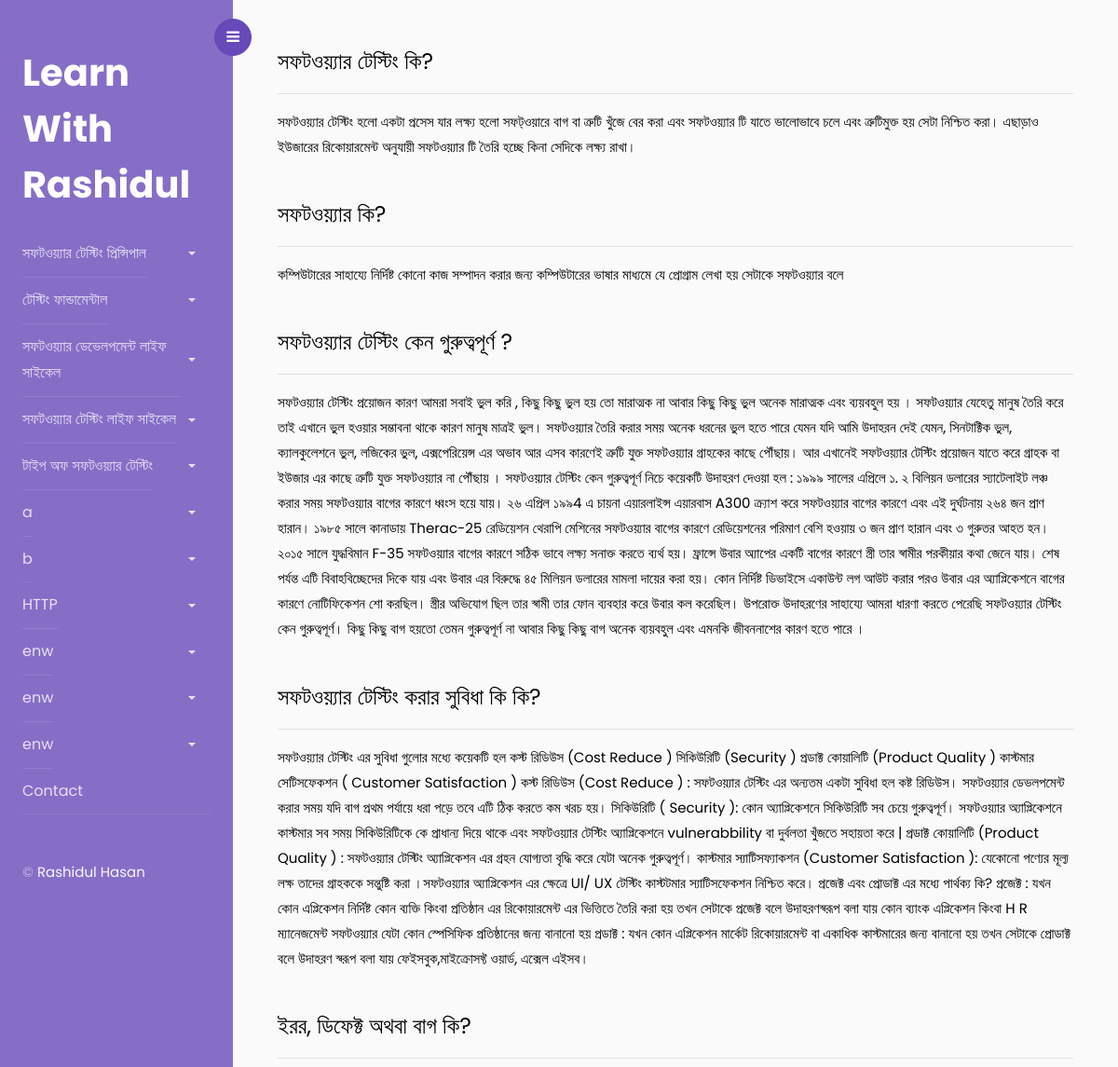
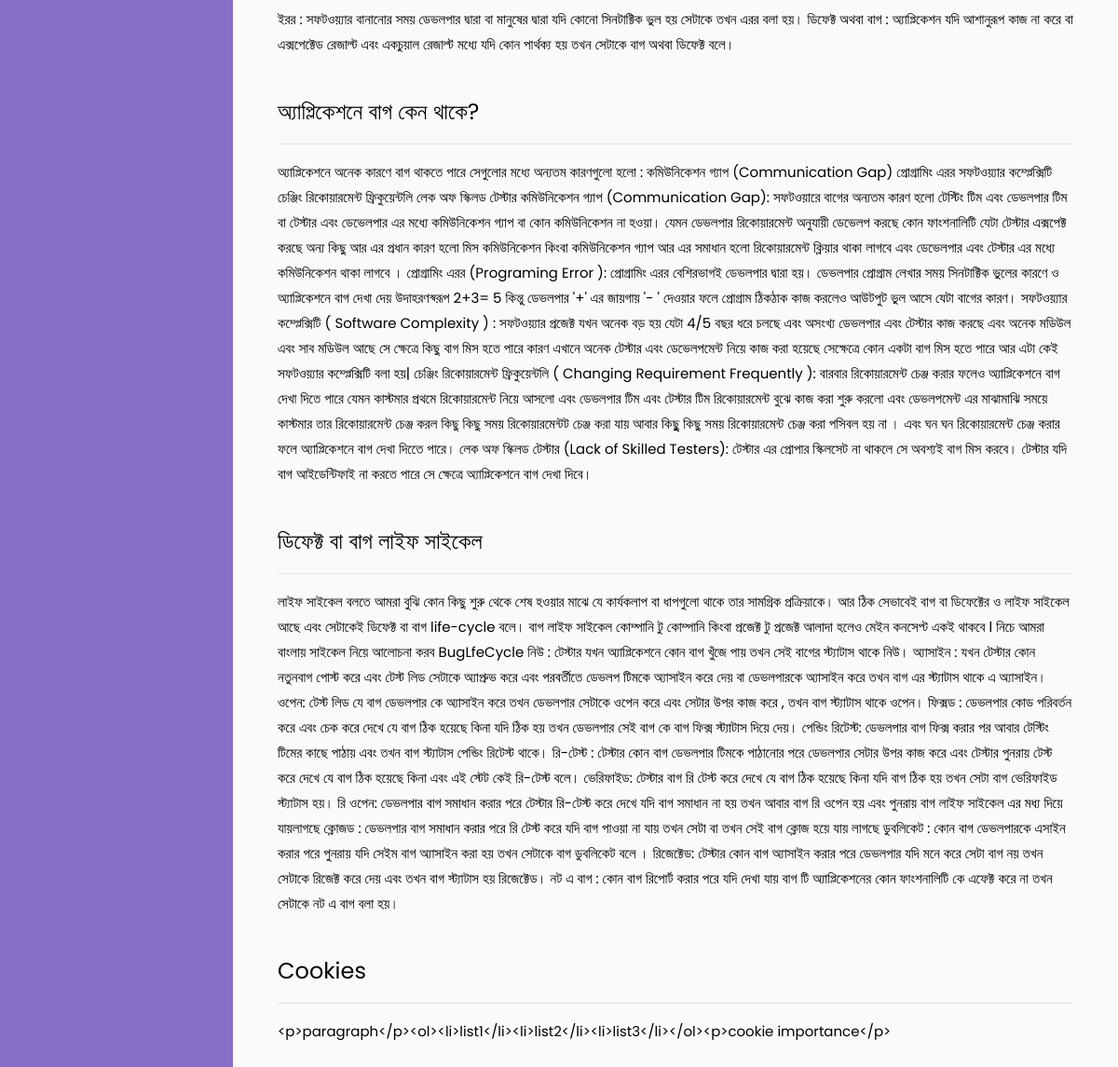
Screenshot of /topic/2 with the database file from the repository (2 pictures, top to bottom).
### Blog/models.py (models this page shows)
class Topic(models.Model):
    subject = models.ForeignKey(
        Subject, on_delete=models.CASCADE, default=1)
    title = models.CharField(max_length=250, blank=False)
    def __str__(self):
        return self.title
    def get_absolute_url(self):
        return reverse("Topic_view", kwargs={"topic_id": self.id})

class Content(models.Model):
    topic = models.ForeignKey(Topic, on_delete=models.CASCADE)
    subject = models.ForeignKey(Subject, on_delete=models.CASCADE)
    sub_title = models.CharField(max_length=250, blank=False)
    content = models.TextField(max_length=5000, blank=False)
    published_date = models.DateField(auto_now=True)
    def __str__(self):
        return self.sub_title
    def get_absolute_url(self):
        return reverse("blog", kwargs={"blog_id": self.id})

### Blog/views.py (the view)
# urls.py: path('topic/<int:topic_id>', Topic_view, name='Topic_view')
def Topic_view(request, topic_id):
    title = []
    sub_title = []
    for item in Topic.objects.all():
        title.append(item)
        sub_title.append(Content.objects.filter(topic__title=item))
    try:
        item = get_object_or_404(Topic, id=topic_id)
    except:
        return render(request, 'Blog/Pagenotfound.html')
    Contents = Content.objects.filter(topic=item)
    context = {
        'titles': title,
        'sub_titles': sub_title,
        "Contents": Contents
    }
    if len(Contents) <= 0:
        return render(request, 'Blog/Notopic.html', context)
    return render(request, 'Blog/Topic.html', context)

### Blog/templatetags/index.py (called while the page is built)
@register.filter
def index(list, index):
    return list[index]

### Blog/templates/Blog/topic.html (shortened to what this page needs)
{% extends './base.html' %}
{% block content %}
<div class="wrapper d-flex align-items-stretch">
{% include './nav.html' %}
<div id="content" class="p-4 p-md-5 pt-5">
    {% for item in Contents %}
    <div data-aos="fade-right" id="whatistesting">
      <h4>{{item.sub_title}}</h4>
        <hr />
          <p>{{item.content}}</p>
        <br />
    </div>
    {% endfor %}
  </div>
</div>
{% endblock content %}

### Blog/templates/Blog/nav.html (shortened to what this page needs)
{% load index %} {% block content %}
<nav id="sidebar">
  <div class="custom-menu">
    <button type="button" id="sidebarCollapse" class="btn btn-primary">
      <i class="fa fa-bars"></i>
    </button>
  </div>
  <div class="p-4 pt-5">
    <h1><a href="index.html" class="logo">Learn With Rashidul</a></h1>
    <ul class="list-unstyled components mb-5" id="component2">
      {% for title in titles %}
      <li style="display: flex; justify-content: space-between">
        <a href="{{title.get_absolute_url}}" style="display: inline"
          >{{title}}</a
        >
      </li>
      {% endfor %}
      <li>
        <a href="#">Contact</a>
      </li>
    </ul>
    <div class="footer">
      <p>
        &copy;
        <a target="_blank" class="text-light" href="https://rashidulhasan.me/"
          >Rashidul Hasan</a
        >
      </p>
    </div>
  </div>
</nav>
{% endblock content %}

### rows the page displays
Topic: title "সফটওয়্যার টেস্টিং প্রিন্সিপাল"
Topic: title "টেস্টিং ফান্ডামেন্টাল"
Topic: title "সফটওয়্যার ডেভেলপমেন্ট লাইফ সাইকেল"
Topic: title "সফটওয়্যার টেস্টিং লাইফ সাইকেল"
Topic: title "টাইপ অফ সফটওয়্যার টেস্টিং"
Topic: title "a"
Topic: title "b"
Topic: title "HTTP"
Topic: title "enw"
Topic: title "enw"
Topic: title "enw"
Content: sub_title "সফটওয়্যার টেস্টিং কি?", content "সফটওয়্যার টেস্টিং হলো একটা প্রসেস যার লক্ষ্য হলো সফট্ওয়ারে বাগ বা ত্রুটি খুঁজে বের করা এবং সফটওয়্যার টি যাতে ভালোভাবে চলে এবং ত্রুটিমুক্ত হয় সেটা নিশ্চিত করা। এছাড়াও ইউজারের রিকোয়ারমেন্ট অনুযায়ী সফটওয়্যার টি তৈরি হচ্ছে কিনা সেদিকে লক্ষ্য রাখা।"
Content: sub_title "সফটওয়্যার কি?", content "কম্পিউটারের সাহায্যে নির্দিষ্ট কোনো কাজ সম্পাদন করার জন্য কম্পিউটারের ভাষার মাধ্যমে যে প্রোগ্রাম লেখা হয় সেটাকে সফটওয়্যার বলে"
Content: sub_title "সফটওয়্যার টেস্টিং কেন গুরুত্বপূর্ণ ?", content "সফটওয়্যার টেস্টিং প্রয়োজন কারণ আমরা সবাই ভুল করি , কিছু কিছু ভুল হয় তো মারাত্মক না আবার কিছু কিছু ভুল অনেক মারাত্মক এবং ব্যয়বহুল হয় । সফটওয়্যার যেহেতু মানুষ তৈরি করে তাই এখানে ভুল হওয়ার সম্ভাবনা থাকে কারণ মানুষ মাত্রই ভুল। সফটওয়্যার তৈরি করার সময় অনেক ধরনের ভুল হতে পারে যেমন যদি আমি উদাহরন দেই যেমন, সিনটাক্টিক ভুল, ক্যালকুলেশনে ভুল, লজিকের ভুল, এক্সপেরিয়েন্স এর অভাব আর এসব কারণেই ত্রুটি যুক্ত সফটওয়্যার গ্রাহকের কাছে পৌঁছায়। আর এখানেই সফটওয়্যার টেস্টিং প্রয়োজন যাতে করে গ্রাহক বা ইউজার এর কাছে ত্রুটি যুক্ত সফটওয়্যার না পৌঁছায় । সফটওয়্যার টেস্টিং কেন গুরুত্বপূর্ণ নিচে কয়েকটি উদাহরণ দেওয়া হল : ১৯৯৯ সালের এপ্রিলে ১. ২ বিলিয়ন ডলারের স্যাটেলাইট লঞ্চ করার সময় সফটওয়্যার বাগের…"
Content: sub_title "সফটওয়্যার টেস্টিং করার সুবিধা কি কি?", content "সফটওয়্যার টেস্টিং এর সুবিধা গুলোর মধ্যে কয়েকটি হল কস্ট রিডিউস (Cost Reduce ) সিকিউরিটি (Security ) প্রডাক্ট কোয়ালিটি (Product Quality ) কাস্টমার সেটিসফেকশন ( Customer Satisfaction ) কস্ট রিডিউস (Cost Reduce ) : সফটওয়্যার টেস্টিং এর অন্যতম একটা সুবিধা হল কষ্ট রিডিউস। সফটওয়্যার ডেভলপমেন্ট করার সময় যদি বাগ প্রথম পর্যায়ে ধরা পড়ে তবে এটি ঠিক করতে কম খরচ হয়। সিকিউরিটি ( Security ): কোন অ্যাপ্লিকেশনে সিকিউরিটি সব চেয়ে গুরুত্বপূর্ণ। সফটওয়্যার অ্যাপ্লিকেশনে কাস্টমার সব সময় সিকিউরিটিকে কে প্রাধান্য দিয়ে থাকে এবং সফটওয়্যার টেস্টিং অ্যাপ্লিকেশনে vulnerabbility বা দুর্বলতা খুঁজতে সহায়তা করে | প্রডাক্ট কোয়ালিটি (Product Quality ) : সফটওয়্যার টেস্টিং অ্যাপ্লিকেশন এর গ্রহন যোগ্যতা বৃদ্ধি করে…"
Content: sub_title "ইরর, ডিফেক্ট অথবা বাগ কি?", content "ইরর : সফটওয়্যার বানানোর সময় ডেভলপার দ্বারা বা মানুষের দ্বারা যদি কোনো সিনটাক্টিক ভুল হয় সেটাকে তখন এরর বলা হয়। ডিফেক্ট অথবা বাগ : অ্যাপ্লিকেশন যদি আশানুরূপ কাজ না করে বা এক্সপেক্টেড রেজাল্ট এবং একচুয়াল রেজাল্ট মধ্যে যদি কোন পার্থক্য হয় তখন সেটাকে বাগ অথবা ডিফেক্ট বলে।"
Content: sub_title "অ্যাপ্লিকেশনে বাগ কেন থাকে?", content "অ্যাপ্লিকেশনে অনেক কারণে বাগ থাকতে পারে সেগুলোর মধ্যে অন্যতম কারণগুলো হলো : কমিউনিকেশন গ্যাপ (Communication Gap) প্রোগ্রামিং এরর সফটওয়্যার কম্প্লেক্সিটি চেঞ্জিং রিকোয়ারমেন্ট ফ্রিকুয়েন্টলি লেক অফ স্কিলড টেস্টার কমিউনিকেশন গ্যাপ (Communication Gap): সফটওয়ারে বাগের অন্যতম কারণ হলো টেস্টিং টিম এবং ডেভলপার টিম বা টেস্টার এবং ডেভেলপার এর মধ্যে কমিউনিকেশন গ্যাপ বা কোন কমিউনিকেশন না হওয়া। যেমন ডেভলপার রিকোয়ারমেন্ট অনুযায়ী ডেভেলপ করছে কোন ফাংশনালিটি যেটা টেস্টার এক্সপেক্ট করছে অন্য কিছু আর এর প্রধান কারণ হলো মিস কমিউনিকেশন কিংবা কমিউনিকেশন গ্যাপ আর এর সমাধান হলো রিকোয়ারমেন্ট ক্লিয়ার থাকা লাগবে এবং ডেভেলপার এবং টেস্টার এর মধ্যে কমিউনিকেশন থাকা লাগবে । প্রোগ্রামিং এরর (Programing Error ):…"
Content: sub_title "ডিফেক্ট বা বাগ লাইফ সাইকেল", content "লাইফ সাইকেল বলতে আমরা বুঝি কোন কিছু শুরু থেকে শেষ হওয়ার মাঝে যে কার্যকলাপ বা ধাপগুলো থাকে তার সামগ্রিক প্রক্রিয়াকে। আর ঠিক সেভাবেই বাগ বা ডিফেক্টের ও লাইফ সাইকেল আছে এবং সেটাকেই ডিফেক্ট বা বাগ life-cycle বলে। বাগ লাইফ সাইকেল কোম্পানি টু কোম্পানি কিংবা প্রজেক্ট টু প্রজেক্ট আলাদা হলেও মেইন কনসেপ্ট একই থাকবে l নিচে আমরা বাংলায় সাইকেল নিয়ে আলোচনা করব BugLfeCycle নিউ : টেস্টার যখন অ্যাপ্লিকেশনে কোন বাগ খুঁজে পায় তখন সেই বাগের স্ট্যাটাস থাকে নিউ। অ্যাসাইন : যখন টেস্টার কোন নতুনবাগ পোস্ট করে এবং টেস্ট লিড সেটাকে অ্যাপ্রুভ করে এবং পরবর্তীতে ডেভলপ টিমকে অ্যাসাইন করে দেয় বা ডেভলপারকে অ্যাসাইন করে তখন বাগ এর স্ট্যাটাস থাকে এ অ্যাসাইন। ওপেন: টেস্ট লিড যে বাগ ডেভলপার কে অ্যাসাইন করে তখন ডেভলপার…"
Content: sub_title "Cookies", content "<p>paragraph</p><ol><li>list1</li><li>list2</li><li>list3</li></ol><p>cookie importance</p>"
